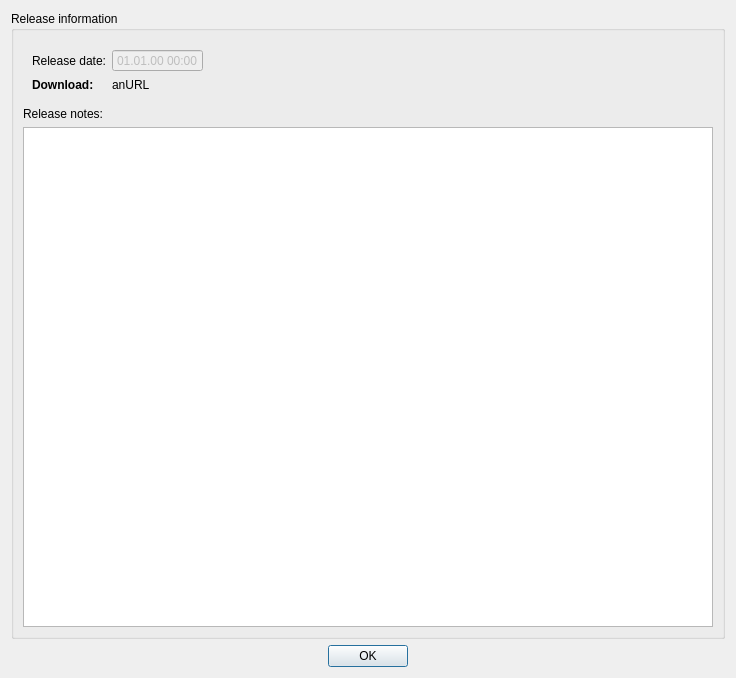
<?xml version="1.0" encoding="UTF-8"?>
<ui version="4.0">
 <class>ReleaseInfoDialog</class>
 <widget class="QDialog" name="ReleaseInfoDialog">
  <property name="windowTitle">
   <string notr="true">Dialog</string>
  </property>
  <layout class="QVBoxLayout" name="verticalLayout">
   <item>
    <widget class="QGroupBox" name="groupBox">
     <property name="title">
      <string>Release information</string>
     </property>
     <layout class="QVBoxLayout" name="verticalLayout_2">
      <item>
       <widget class="QWidget" name="widget" native="true">
        <property name="sizePolicy">
         <sizepolicy hsizetype="Preferred" vsizetype="Maximum">
          <horstretch>0</horstretch>
          <verstretch>0</verstretch>
         </sizepolicy>
        </property>
        <layout class="QFormLayout" name="formLayout">
         <item row="0" column="0">
          <widget class="QLabel" name="label">
           <property name="text">
            <string>Release date:</string>
           </property>
          </widget>
         </item>
         <item row="1" column="0">
          <widget class="QLabel" name="label_2">
           <property name="font">
            <font>
             <weight>75</weight>
             <bold>true</bold>
            </font>
           </property>
           <property name="text">
            <string>Download:</string>
           </property>
          </widget>
         </item>
         <item row="0" column="1">
          <widget class="QDateTimeEdit" name="releaseDateEdit">
           <property name="enabled">
            <bool>false</bool>
           </property>
           <property name="sizePolicy">
            <sizepolicy hsizetype="Maximum" vsizetype="Fixed">
             <horstretch>0</horstretch>
             <verstretch>0</verstretch>
            </sizepolicy>
           </property>
           <property name="readOnly">
            <bool>true</bool>
           </property>
           <property name="buttonSymbols">
            <enum>QAbstractSpinBox::NoButtons</enum>
           </property>
           <property name="displayFormat">
            <string notr="true">dd.MM.yy HH:mm</string>
           </property>
          </widget>
         </item>
         <item row="1" column="1">
          <widget class="QLabel" name="dlUrlLabel">
           <property name="text">
            <string notr="true">anURL</string>
           </property>
           <property name="openExternalLinks">
            <bool>true</bool>
           </property>
          </widget>
         </item>
        </layout>
       </widget>
      </item>
      <item>
       <widget class="QLabel" name="label_3">
        <property name="text">
         <string>Release notes:</string>
        </property>
       </widget>
      </item>
      <item>
       <widget class="QTextBrowser" name="releaseHtml">
        <property name="minimumSize">
         <size>
          <width>690</width>
          <height>500</height>
         </size>
        </property>
        <property name="autoFormatting">
         <set>QTextEdit::AutoAll</set>
        </property>
        <property name="openExternalLinks">
         <bool>true</bool>
        </property>
       </widget>
      </item>
     </layout>
    </widget>
   </item>
   <item>
    <widget class="QDialogButtonBox" name="buttonBox">
     <property name="standardButtons">
      <set>QDialogButtonBox::Ok</set>
     </property>
     <property name="centerButtons">
      <bool>true</bool>
     </property>
    </widget>
   </item>
  </layout>
 </widget>
 <resources/>
 <connections>
  <connection>
   <sender>buttonBox</sender>
   <signal>accepted()</signal>
   <receiver>ReleaseInfoDialog</receiver>
   <slot>close()</slot>
   <hints>
    <hint type="sourcelabel">
     <x>348</x>
     <y>523</y>
    </hint>
    <hint type="destinationlabel">
     <x>348</x>
     <y>269</y>
    </hint>
   </hints>
  </connection>
 </connections>
</ui>
